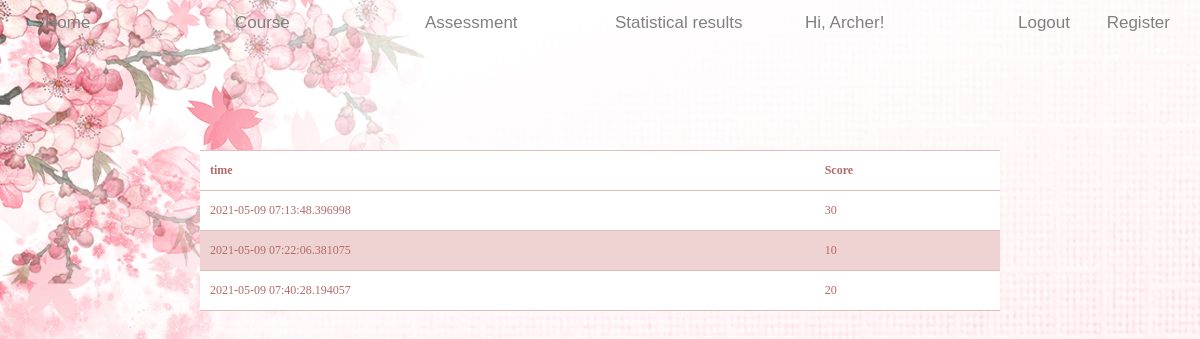
The page /table (signed in) on the database as committed earlier.
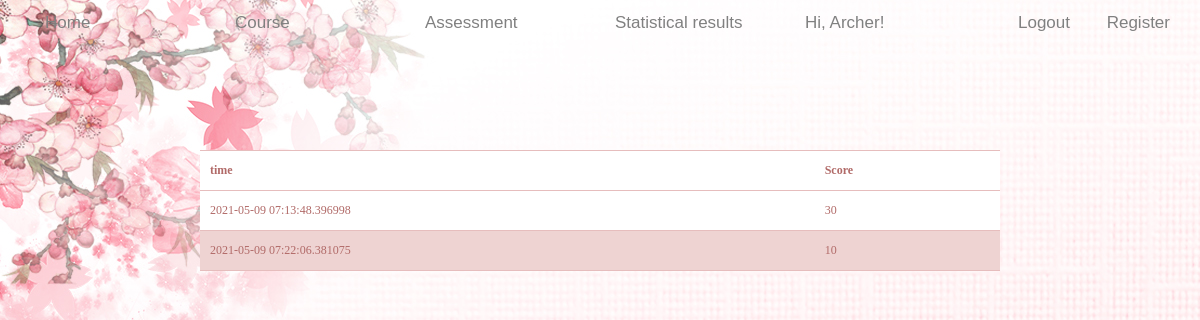
The same page on the database as committed later.
### app/models.py (models this page shows, shortened)
class Result(db.Model):
    id = db.Column(db.Integer, primary_key=True)
    user_id = db.Column(db.Integer, db.ForeignKey('user.id'))
    timestamp = db.Column(db.DateTime, index=True, default=datetime.utcnow)
    mark = db.Column(db.Integer)

### app/routes.py (the view)
@app.route('/table')
@login_required
def table():
    results = Result.query.filter_by(user_id=current_user.get_id()).all()
    return render_template("table.html", results=results)

### app/models.py (called while the page is built)
@login.user_loader
def load_user(id):
    return User.query.get(int(id))

    def get_id(self):
        return self.id

### app/templates/table.html (shortened to what this page needs)
<!DOCTYPE html>
<html lang="en">
<head>
    <link rel="stylesheet" href="../static/css/base.css">
    <link rel="stylesheet" href="../static/bootstrap-3.4.1-dist/css/bootstrap.css">
</head>
<body>
    <header class="wz">
        <div style="height: 10px;"></div>
        <div class="container mycheng" style="width: 100%;">
            <div class="container" style= "width: 100%; height: 40px;">
                <div class="col-lg-2 col-md-4 col-sm-6"><a href="/home" target="_self" class="navigation">Home</a></div>
                <div class="col-lg-2 col-md-4 col-sm-6"><a href="/learn" target="_self" class="navigation">Course</a></div>
                <div class="col-lg-2 col-md-4 col-sm-6"><a href="/assessment_home" target="_self" class="navigation">Assessment</a></div>
                <div class="col-lg-2 col-md-4 col-sm-6"><a href="/table" target="_self" class="navigation">Statistical results</a></div>
                <div class="col-lg-4 col-md-4 col-sm-6">
                    {% if current_user.is_anonymous %}
                    <a href="/login" class="login navigation" target="_self">Login</a>
                    {% else %}
                    <a class="navigation"> Hi, {{ current_user.username }}! </a>
                    <a href="/logout" class="login navigation" target="_self">Logout</a>
                    {% endif %}
                    <a href="/register" class="register navigation" target="_self">Register</a>
                </div>
            </div>
        </div>
    </header>
    <table id='table-1'>
        <thead>
            <tr>
                <th>time</th>
                <th>Score</th>
            </tr>
        </thead>
        <tbody>
            {% for result in results %}
            <tr>
                <td>{{ result.timestamp }}</td>
                <td>{{ result.mark }}</td>
            </tr>
            {% endfor %}
        </tbody>
    </table>
</body>
</html>

Rows that differ between the two databases and show on the page:
no longer on this page (row edited): Result: timestamp "2021-05-09 07:40:28.194057", mark "20"
